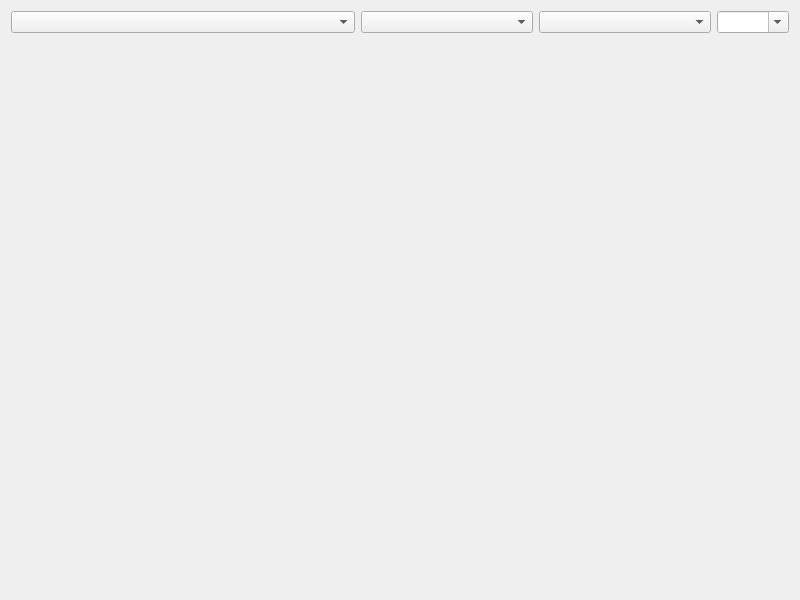
<?xml version="1.0" encoding="UTF-8"?>
<ui version="4.0">
 <class>MainWindow</class>
 <widget class="QWidget" name="MainWindow">
  <property name="geometry">
   <rect>
    <x>0</x>
    <y>0</y>
    <width>800</width>
    <height>600</height>
   </rect>
  </property>
  <layout class="QGridLayout" name="gridLayout" columnstretch="2,1,1,0">
   <item row="0" column="0">
    <widget class="QComboBox" name="fontsBox">
     <property name="sizePolicy">
      <sizepolicy hsizetype="MinimumExpanding" vsizetype="Fixed">
       <horstretch>0</horstretch>
       <verstretch>0</verstretch>
      </sizepolicy>
     </property>
    </widget>
   </item>
   <item row="0" column="1">
    <widget class="QComboBox" name="systemBox">
     <property name="sizePolicy">
      <sizepolicy hsizetype="Minimum" vsizetype="Fixed">
       <horstretch>0</horstretch>
       <verstretch>0</verstretch>
      </sizepolicy>
     </property>
    </widget>
   </item>
   <item row="0" column="2">
    <widget class="QComboBox" name="styleBox">
     <property name="sizePolicy">
      <sizepolicy hsizetype="Minimum" vsizetype="Fixed">
       <horstretch>0</horstretch>
       <verstretch>0</verstretch>
      </sizepolicy>
     </property>
    </widget>
   </item>
   <item row="0" column="3">
    <widget class="QComboBox" name="sizeBox">
     <property name="sizePolicy">
      <sizepolicy hsizetype="Maximum" vsizetype="Fixed">
       <horstretch>0</horstretch>
       <verstretch>0</verstretch>
      </sizepolicy>
     </property>
     <property name="editable">
      <bool>true</bool>
     </property>
    </widget>
   </item>
   <item row="1" column="0" colspan="4">
    <widget class="FontPreviewWidget" name="fontPreview" native="true"/>
   </item>
  </layout>
 </widget>
 <customwidgets>
  <customwidget>
   <class>FontPreviewWidget</class>
   <extends>QWidget</extends>
   <header>fontpreviewwidget.hpp</header>
   <container>1</container>
  </customwidget>
 </customwidgets>
 <resources/>
 <connections/>
</ui>
